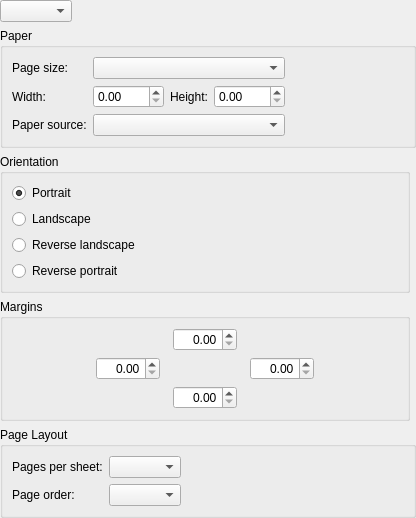
<ui version="4.0" >
 <class>QPageSetupWidget</class>
 <widget class="QWidget" name="QPageSetupWidget" >
  <property name="geometry" >
   <rect>
    <x>0</x>
    <y>0</y>
    <width>416</width>
    <height>515</height>
   </rect>
  </property>
  <property name="windowTitle" >
   <string>Form</string>
  </property>
  <layout class="QGridLayout" name="gridLayout_3" >
   <property name="margin" >
    <number>0</number>
   </property>   
   <item row="1" column="0" colspan="2" >
    <widget class="QGroupBox" name="groupBox_2" >
     <property name="title" >
      <string>Paper</string>
     </property>
     <layout class="QGridLayout" name="gridLayout_2" >
      <item row="0" column="0" >
       <widget class="QLabel" name="pageSizeLabel" >
        <property name="text" >
         <string>Page size:</string>
        </property>
        <property name="buddy" >
         <cstring>pageSizeCombo</cstring>
        </property>
       </widget>
      </item>
      <item row="0" column="1" >
       <widget class="QComboBox" name="pageSizeCombo" />
      </item>
      <item row="1" column="0" >
       <widget class="QLabel" name="widthLabel" >
        <property name="text" >
         <string>Width:</string>
        </property>
        <property name="buddy" >
         <cstring>pageWidth</cstring>
        </property>
       </widget>
      </item>
      <item row="1" column="1" >
       <layout class="QHBoxLayout" name="horizontalLayout_3" >
        <item>
         <widget class="QDoubleSpinBox" name="pageWidth" >
          <property name="maximum" >
           <double>9999.989999999999782</double>
          </property>
         </widget>
        </item>
        <item>
         <widget class="QLabel" name="heightLabel" >
          <property name="text" >
           <string>Height:</string>
          </property>
          <property name="buddy" >
           <cstring>pageHeight</cstring>
          </property>
         </widget>
        </item>
        <item>
         <widget class="QDoubleSpinBox" name="pageHeight" >
          <property name="maximum" >
           <double>9999.989999999999782</double>
          </property>
         </widget>
        </item>
       </layout>
      </item>
      <item row="2" column="0" >
       <widget class="QLabel" name="paperSourceLabel" >
        <property name="text" >
         <string>Paper source:</string>
        </property>
        <property name="buddy" >
         <cstring>paperSource</cstring>
        </property>
       </widget>
      </item>
      <item row="2" column="1" >
       <widget class="QComboBox" name="paperSource" />
      </item>
      <item row="1" column="2" >
       <spacer name="horizontalSpacer_4" >
        <property name="orientation" >
         <enum>Qt::Horizontal</enum>
        </property>
        <property name="sizeHint" stdset="0" >
         <size>
          <width>40</width>
          <height>20</height>
         </size>
        </property>
       </spacer>
      </item>
     </layout>
    </widget>
   </item>
   <item row="0" column="0" colspan="2">
    <layout class="QHBoxLayout" name="horizontalLayout_4">
     <item>
      <widget class="QComboBox" name="unitCombo"/>
     </item>
     <item>
      <spacer name="horizontalSpacer_3">
       <property name="orientation">
        <enum>Qt::Horizontal</enum>
       </property>
       <property name="sizeHint" stdset="0">
        <size>
         <width>40</width>
         <height>20</height>
        </size>
       </property>
      </spacer>
     </item>
    </layout>
   </item>
   <item row="2" column="1" rowspan="2">
    <widget class="QWidget" name="preview" native="true"/>
   </item>
   <item row="2" column="0" >
    <widget class="QGroupBox" name="groupBox_3" >
     <property name="title" >
      <string>Orientation</string>
     </property>
     <layout class="QVBoxLayout" name="verticalLayout" >
      <item>
       <widget class="QRadioButton" name="portrait" >
        <property name="text" >
         <string>Portrait</string>
        </property>
        <property name="checked" >
         <bool>true</bool>
        </property>
       </widget>
      </item>
      <item>
       <widget class="QRadioButton" name="landscape" >
        <property name="text" >
         <string>Landscape</string>
        </property>
       </widget>
      </item>
      <item>
       <widget class="QRadioButton" name="reverseLandscape" >
        <property name="text" >
         <string>Reverse landscape</string>
        </property>
       </widget>
      </item>
      <item>
       <widget class="QRadioButton" name="reversePortrait" >
        <property name="text" >
         <string>Reverse portrait</string>
        </property>
       </widget>
      </item>
      <item>
       <spacer name="verticalSpacer_5" >
        <property name="orientation" >
         <enum>Qt::Vertical</enum>
        </property>
        <property name="sizeHint" stdset="0" >
         <size>
          <width>0</width>
          <height>0</height>
         </size>
        </property>
       </spacer>
      </item>
     </layout>
    </widget> 
   </item>
   <item row="3" column="0" >
    <widget class="QGroupBox" name="groupBox" >
     <property name="title" >
      <string>Margins</string>
     </property>
     <layout class="QHBoxLayout" name="horizontalLayout_2" >
      <item>
       <layout class="QGridLayout" name="gridLayout" >
        <item row="0" column="1" >
         <widget class="QDoubleSpinBox" name="topMargin" >
          <property name="toolTip" >
           <string>top margin</string>
          </property>
          <property name="accessibleName" >
           <string>top margin</string>
          </property>
          <property name="alignment" >
           <set>Qt::AlignRight|Qt::AlignTrailing|Qt::AlignVCenter</set>
          </property>
          <property name="maximum" >
           <double>999.990000000000009</double>
          </property>
         </widget>
        </item>
        <item row="1" column="0" colspan="3" >
         <layout class="QHBoxLayout" name="horizontalLayout" >
          <item>
           <spacer name="horizontalSpacer_7" >
            <property name="orientation" >
             <enum>Qt::Horizontal</enum>
            </property>
            <property name="sizeHint" stdset="0" >
             <size>
              <width>0</width>
              <height>20</height>
             </size>
            </property>
           </spacer>
          </item>
          <item>
           <widget class="QDoubleSpinBox" name="leftMargin" >
            <property name="toolTip" >
             <string>left margin</string>
            </property>
            <property name="accessibleName" >
             <string>left margin</string>
            </property>
            <property name="alignment" >
             <set>Qt::AlignRight|Qt::AlignTrailing|Qt::AlignVCenter</set>
            </property>
            <property name="maximum" >
             <double>999.990000000000009</double>
            </property>
           </widget>
          </item>
          <item>
           <spacer name="horizontalSpacer" >
            <property name="orientation" >
             <enum>Qt::Horizontal</enum>
            </property>
            <property name="sizeType" >
             <enum>QSizePolicy::MinimumExpanding</enum>
            </property>
            <property name="sizeHint" stdset="0" >
             <size>
              <width>0</width>
              <height>0</height>
             </size>
            </property>
           </spacer>
          </item>
          <item>
           <widget class="QDoubleSpinBox" name="rightMargin" >
            <property name="toolTip" >
             <string>right margin</string>
            </property>
            <property name="accessibleName" >
             <string>right margin</string>
            </property>
            <property name="alignment" >
             <set>Qt::AlignRight|Qt::AlignTrailing|Qt::AlignVCenter</set>
            </property>
            <property name="maximum" >
             <double>999.990000000000009</double>
            </property>
           </widget>
          </item>
          <item>
           <spacer name="horizontalSpacer_8" >
            <property name="orientation" >
             <enum>Qt::Horizontal</enum>
            </property>
            <property name="sizeHint" stdset="0" >
             <size>
              <width>0</width>
              <height>20</height>
             </size>
            </property>
           </spacer>
          </item>
         </layout>
        </item>
        <item row="0" column="2" >
         <spacer name="horizontalSpacer_2" >
          <property name="orientation" >
           <enum>Qt::Horizontal</enum>
          </property>
          <property name="sizeType" >
           <enum>QSizePolicy::MinimumExpanding</enum>
          </property>
          <property name="sizeHint" stdset="0" >
           <size>
            <width>0</width>
            <height>20</height>
           </size>
          </property>
         </spacer>
        </item>
        <item row="2" column="1">
         <widget class="QDoubleSpinBox" name="bottomMargin">
          <property name="toolTip">
           <string>bottom margin</string>
          </property>
          <property name="accessibleName" >
           <string>bottom margin</string>
          </property>
          <property name="alignment" >
           <set>Qt::AlignRight|Qt::AlignTrailing|Qt::AlignVCenter</set>
          </property>
          <property name="maximum" >
           <double>999.990000000000009</double>
          </property>
         </widget>
        </item>
        <item row="0" column="0" >
         <spacer name="horizontalSpacer_5" >
          <property name="orientation" >
           <enum>Qt::Horizontal</enum>
          </property>
          <property name="sizeType" >
           <enum>QSizePolicy::MinimumExpanding</enum>
          </property>
          <property name="sizeHint" stdset="0">
           <enum>QSizePolicy::MinimumExpanding</enum>
          </property>
          <property name="sizeHint" stdset="0" >
           <size>
            <width>0</width>
            <height>20</height>
           </size>
          </property>
         </spacer>
        </item>
       </layout>
      </item>
     </layout>
    </widget>
   </item>
   <item row="5" column="0" colspan="2">
    <widget class="QGroupBox" name="pagesPerSheetButtonGroup">
     <property name="title">
      <string>Page Layout</string>
     </property>
     <layout class="QGridLayout" name="gridLayout_4">
      <item row="0" column="1">
       <widget class="QComboBox" name="pagesPerSheetCombo"/>
      </item>
      <item row="0" column="2">
       <spacer name="horizontalSpacer_6">
        <property name="orientation">
         <enum>Qt::Horizontal</enum>
        </property>
        <property name="sizeHint" stdset="0">
         <size>
          <width>40</width>
          <height>20</height>
         </size>
        </property>
       </spacer>
      </item>
      <item row="1" column="0">
       <widget class="QLabel" name="label">
        <property name="text">
         <string>Page order:</string>
        </property>
       </widget>
      </item>
      <item row="1" column="1">
       <widget class="QComboBox" name="pagesPerSheetLayoutCombo"/>
      </item>
      <item row="0" column="0">
       <widget class="QLabel" name="label_2">
        <property name="text">
         <string>Pages per sheet:</string>
        </property>
       </widget>
      </item>
     </layout>
    </widget>
   </item>
   <item row="6" column="0">
    <spacer name="verticalSpacer" >
     <property name="orientation" >
      <enum>Qt::Vertical</enum>
     </property>
     <property name="sizeHint" stdset="0" >
      <size>
       <width>20</width>
       <height>40</height>
      </size>
     </property>
    </spacer>
   </item>
  </layout>
 </widget>
 <resources/>
 <connections/>
</ui>
